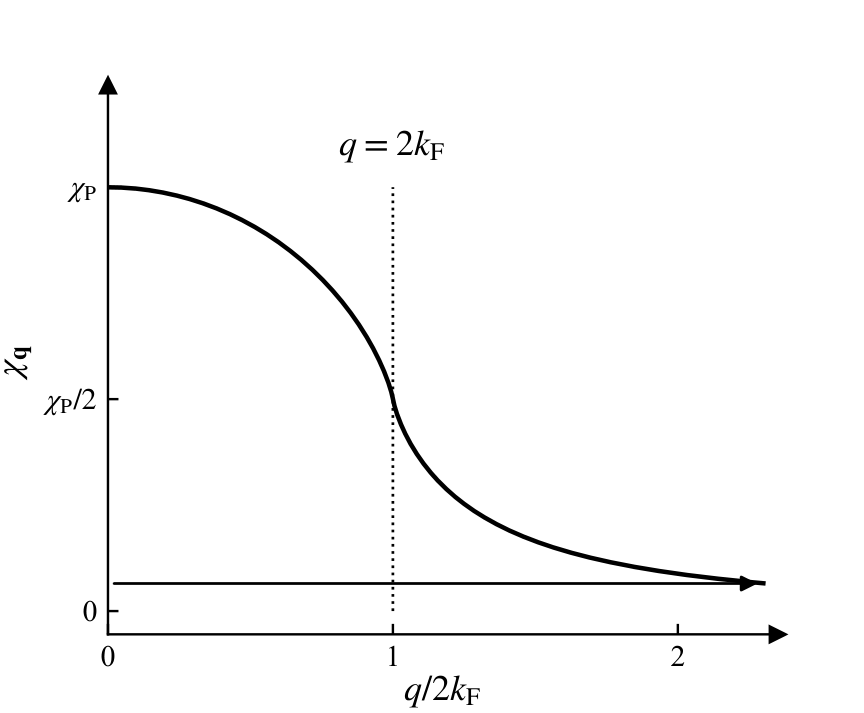

This figure's Python source:
# -*- coding: utf-8 -*-
# 图 7.10 三维 Lindhard 顺磁磁化率 chi_q 随 q/2k_F 的变化（q=2k_F 处扭折）
import sys
sys.path.insert(0, r'E:\AI整理书籍\磁学\book\fig_src')
import numpy as np
import matplotlib.pyplot as plt
from mplstyle import new_fig, save_fig


def L3(x):
    x = np.asarray(x, dtype=float)
    r = np.empty_like(x)
    s = x < 1e-6
    r[s] = 1.0
    xs = x[~s]
    r[~s] = 0.5 + (1 - xs**2) / (4 * xs) * np.log(np.abs((1 + xs) / (1 - xs)))
    return r


fig, ax = new_fig(4.0, 3.3)

x = np.linspace(1e-6, 2.3, 1200)
ax.plot(x, L3(x), 'k-', lw=1.5)

# 水平渐近参考线（带右向箭头）
ax.annotate('', xy=(2.3, 0.065), xytext=(0.0, 0.065),
            arrowprops=dict(arrowstyle='-|>', lw=0.9, color='k'))

# q = 2k_F 点线与标注
ax.plot([1, 1], [0, 1.0], 'k:', lw=0.9)
ax.text(1.0, 1.05, r'$q=2k_{\mathrm{F}}$', ha='center', va='bottom',
        fontsize=12)

ax.set_xlim(0, 2.35)
ax.set_ylim(-0.055, 1.24)
ax.set_xticks([0, 1, 2])
ax.set_yticks([0, 0.5, 1.0], ['0', r'$\chi_{\mathrm{P}}/2$',
                              r'$\chi_{\mathrm{P}}$'])
ax.spines[['top', 'right']].set_visible(False)
ax.tick_params(top=False, right=False)
ax.plot(1.0, 0, '>k', ms=5, clip_on=False, transform=ax.transAxes)
ax.plot(0.0, 1.0, '^k', ms=5, clip_on=False, transform=ax.transAxes)
ax.set_xlabel(r'$q/2k_{\mathrm{F}}$', fontsize=12, labelpad=1)
ax.set_ylabel(r'$\chi_{\mathbf{q}}$', fontsize=12)

save_fig(fig, 'ch7', 'fig7_10')
